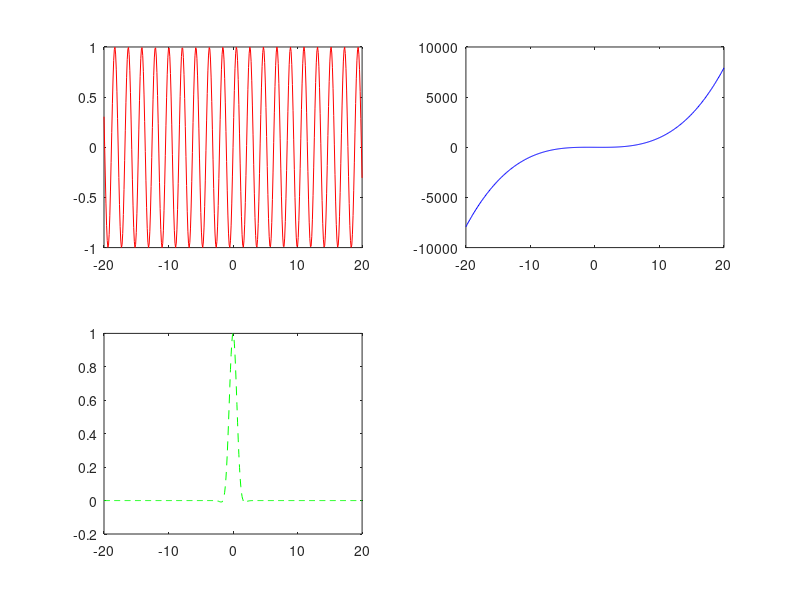

Write the MATLAB code that produced this figure.
% Ejercicio hecho en octabe
% nombre: Matias Altamirano Vera

x = -20:0.1:20;

y1 = sin(3.*x);
subplot (2,2,1);
plot(x,y1,'r');

y2 = x.^3 - 4.*x;
subplot (2,2,2);
plot(x,y2,'b');

y3 = exp(-x.^2).*cos(x);
subplot (2,2,3);
plot(x,y3,"linestyle", "--",'g');





